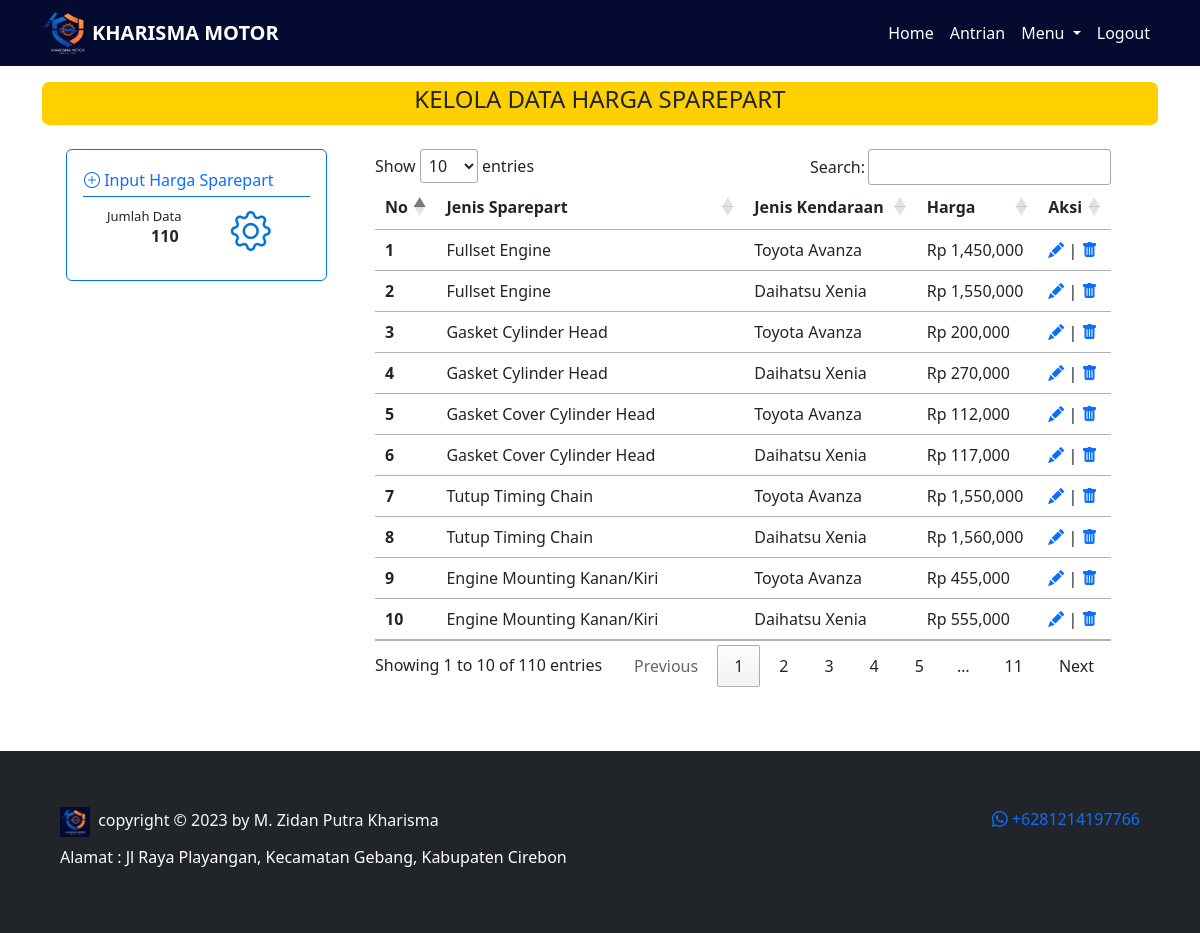
The app's page /admin/harga_sparepart.php (signed in) with its own data.
### tables this page shows
CREATE TABLE `harga_sparepart` (
  `idharga` int(11) NOT NULL,
  `idkendaraan` int(11) NOT NULL,
  `idsparepart` int(11) NOT NULL,
  `harga` int(11) NOT NULL
);

CREATE TABLE `sparepart` (
  `idsparepart` int(11) NOT NULL,
  `sparepart` varchar(50) NOT NULL,
  `deskripsi` text NOT NULL
);

CREATE TABLE `jenis_kendaraan` (
  `idkendaraan` int(11) NOT NULL,
  `nama_kendaraan` varchar(100) NOT NULL
);

### controller/function.php (called while the page is built, shortened)
<?php
$conn = mysqli_connect("localhost", "root", "", "kharisma_motor");
function query($query)
{
    global $conn;
    $result = mysqli_query($conn, $query);
    $rows = [];
    while ($row = mysqli_fetch_assoc($result)) {
        $rows[] = $row;
    }
    return $rows;
}
function jumlah_data($data)
{
    global $conn;
    $query = mysqli_query($conn, $data);
    $jumlah_data = mysqli_num_rows($query);
    return $jumlah_data;
}
function enkripsi($teks)
{
    $text = $teks;
    $kunci = 'kharisma_motor';
    $key = hash('sha256', $kunci);
    $pkey = "123";
    $method = "aes-192-cfb1";
    $iv = substr(hash('sha256', $pkey), 0, 16);
    $enkripsi = openssl_encrypt($text, $method, $key, 0, $iv);
    $enkripsi = base64_encode($enkripsi);
    return $enkripsi;
}
?>

### admin/harga_sparepart.php (the view, shortened to what this page needs)
<?php
$data_sparepart = query("SELECT * FROM harga_sparepart");
$jumlah_sparepart = jumlah_data("SELECT * FROM harga_sparepart");
?>
<!DOCTYPE html>
<html lang="en">
<head>
    <link rel="stylesheet" href="https://cdn.datatables.net/1.13.4/css/jquery.dataTables.min.css">
    <link href="https://cdn.jsdelivr.net/npm/bootstrap@5.3.0/dist/css/bootstrap.min.css" rel="stylesheet"
>
    <link rel="stylesheet" href="https://cdn.jsdelivr.net/npm/bootstrap-icons@1.10.5/font/bootstrap-icons.css">
    <link rel="stylesheet" href="../style.css">
</head>
<body>
    <?php require_once('../navbar/navbar_admin.php'); ?>
    <div class="container">
        <div class="content py-3">
            <div class="title text-center text-uppercase">
                <h4>KELOLA DATA HARGA SPAREPART</h4>
            </div>
            <div class="row">
                <div class="col-3 me-4 ms-4">
                    <div class="card my-4">
                        <div class="card-body">
                            <a class="fw-medium text-decoration-none btn text-primary p-0" data-bs-toggle="modal"
                                data-bs-target="#myModal">
                                <i class="bi bi-plus-circle"></i>
                                <span>Input Harga Sparepart</span>
                            </a>
                            <hr style="margin-top: 3px;  color: #0275d8; opacity: 1;">
                            <h6 class="card-subtitle ms-4">Jumlah Data</h6>
                            <p class="card-text fw-bold">
                                <?php echo $jumlah_sparepart; ?>
                            </p>
                            <i class="icon bi bi-gear"></i>
                        </div>
                    </div>
                </div>
                <div class="col-8 mt-4">
                    <table class="table table-hover mt-3" id="example">
                        <thead class="text-center">
                            <tr>
                                <th scope="col">No</th>
                                <th scope="col">Jenis Sparepart</th>
                                <th scope="col">Jenis Kendaraan</th>
                                <th scope="col">Harga</th>
                                <th scope="col">Aksi</th>
                            </tr>
                        </thead>
                        <tbody class="text-start">
                            <?php
                            $i = 1;
                            foreach ($data_sparepart as $s):
                                $idharga = enkripsi($s['idharga']);
                                $idkendaraan = $s['idkendaraan'];
                                $idsparepart = $s['idsparepart'];
                                $detail_kendaraan = query("SELECT * FROM jenis_kendaraan WHERE idkendaraan = $idkendaraan")[0];
                                $detail_sparepart = query("SELECT * FROM sparepart WHERE idsparepart = $idsparepart")[0];
                                ?>
                                <tr>
                                    <th>
                                        <?php echo $i; ?>
                                    </th>
                                    <td>
                                        <?php echo $detail_sparepart['sparepart']; ?>
                                    </td>
                                    <td>
                                        <?php echo $detail_kendaraan['nama_kendaraan']; ?>
                                    </td>
                                    <td>
                                        Rp
                                        <?= number_format($s['harga']); ?>
                                    </td>
                                    <td>
                                        <a href="edit_harga.php?id=<?= $idharga; ?>"><i class="bi bi-pencil-fill"></i></a>
                                        |
                                        <a style="text-decoration: none;"
                                            href="../controller/controller_harga.php?idharga=<?= $idharga; ?>"
                                            onclick="return confirm('Apakah anda yakin ingin menghapus data?')"><i
                                                class="bi bi-trash-fill"></i></a>
                                    </td>
                                </tr>
                                <?php
                                $i++;
                            endforeach
                            ?>
                        </tbody>
                    </table>
                </div>
            </div>
        </div>
    </div>
    <?php
    require_once('../footer.php');
    ?>
</body>
</html>

### style.css (style rules this page uses)
body { background: white; }
.container .title { border: solid rgb(255, 208, 0); border-radius: 7px; background: rgb(255, 208, 0); }
.container .card { border: 0.7px solid#0275d8; }
.container .card .card-subtitle { font-size: 13px; }
.container .card .card-text { margin-left: 30%; }
.container .card .icon { font-size: 40px; position: absolute; margin-top: -63px; margin-left: 57%; color: #0275d8; }

### records on screen
harga_sparepart: idsparepart.sparepart "Fullset Engine", idkendaraan.nama_kendaraan "Toyota Avanza", harga "1,450,000"
harga_sparepart: idsparepart.sparepart "Fullset Engine", idkendaraan.nama_kendaraan "Daihatsu Xenia", harga "1,550,000"
harga_sparepart: idsparepart.sparepart "Gasket Cylinder Head", idkendaraan.nama_kendaraan "Toyota Avanza", harga "200,000"
harga_sparepart: idsparepart.sparepart "Gasket Cylinder Head", idkendaraan.nama_kendaraan "Daihatsu Xenia", harga "270,000"
harga_sparepart: idsparepart.sparepart "Gasket Cover Cylinder Head", idkendaraan.nama_kendaraan "Toyota Avanza", harga "112,000"
harga_sparepart: idsparepart.sparepart "Gasket Cover Cylinder Head", idkendaraan.nama_kendaraan "Daihatsu Xenia", harga "117,000"
harga_sparepart: idsparepart.sparepart "Tutup Timing Chain", idkendaraan.nama_kendaraan "Toyota Avanza", harga "1,550,000"
harga_sparepart: idsparepart.sparepart "Tutup Timing Chain", idkendaraan.nama_kendaraan "Daihatsu Xenia", harga "1,560,000"
harga_sparepart: idsparepart.sparepart "Engine Mounting Kanan/Kiri", idkendaraan.nama_kendaraan "Toyota Avanza", harga "455,000"
harga_sparepart: idsparepart.sparepart "Engine Mounting Kanan/Kiri", idkendaraan.nama_kendaraan "Daihatsu Xenia", harga "555,000"

### other values on screen
$jumlah_sparepart "110"
